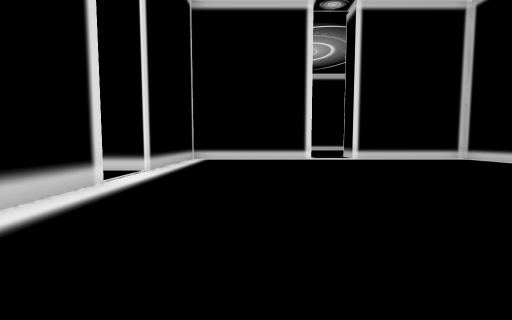
[1] (above)

13 first-person views from a walk through a scene from a Unity 3-D project. The camera is 1.2 m above the floor, tilts 4° down and sees 90° across. The floor is counted in squares, 2 m on a side. Each view is taken from the middle of a square. On the plan, view 1 faces up. The plan holds only what a view shows up to about 9 squares ahead; the rest is blank. The player is left out. Some animated figures are left out.

[2]
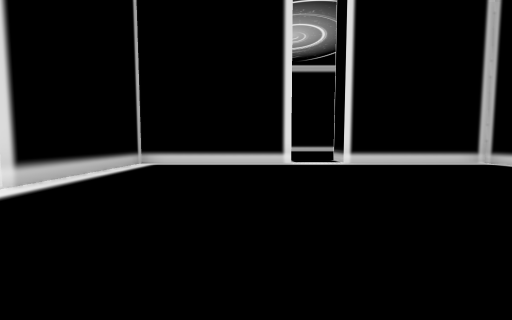

[3]
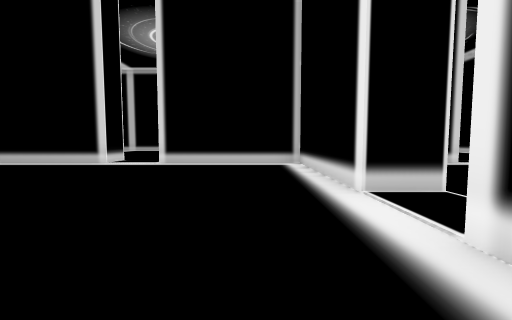

[4]
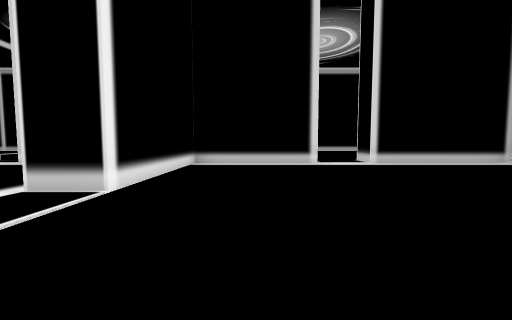

[5]
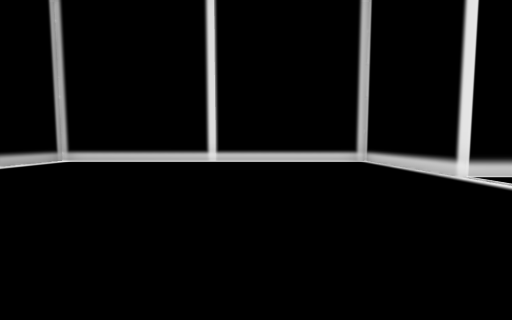

[6]
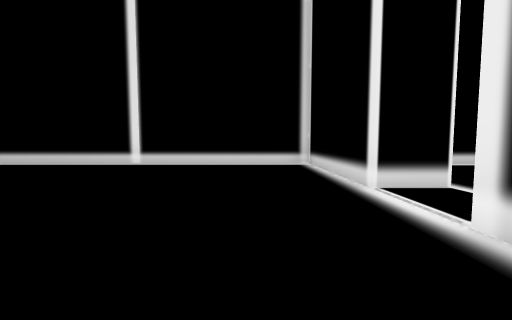

[7]
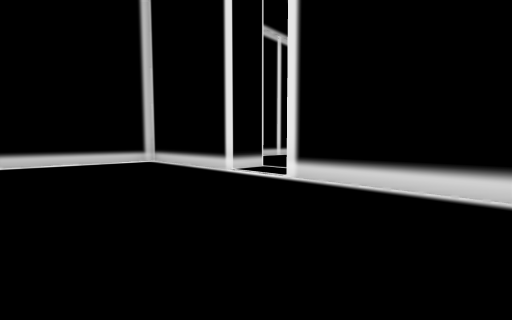

[8]
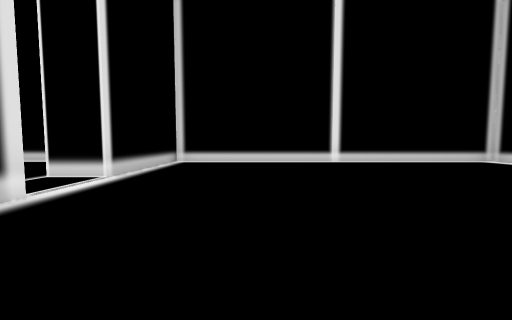

[9]
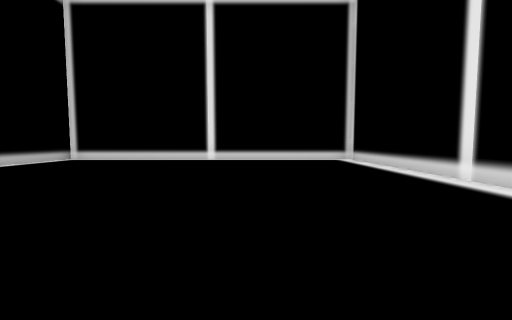

[10]
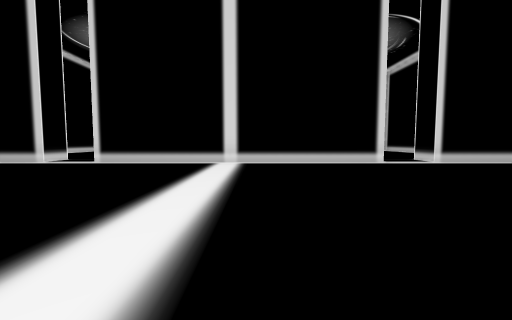

[11]
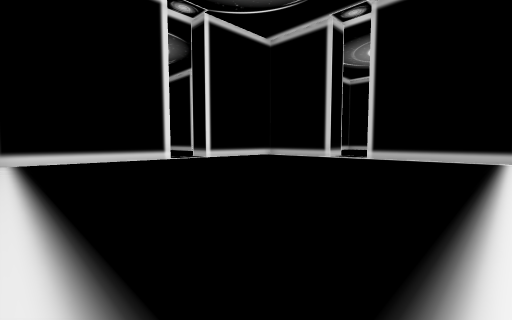

[12]
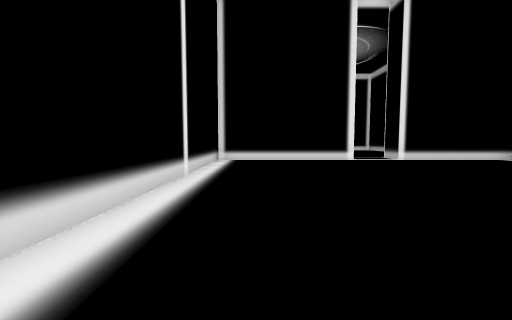

[13]
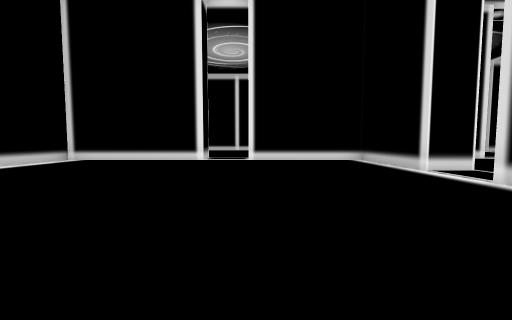

### Floor plan
Points are (right, up) in squares from view 1. A wall is a line through its corners. A room is listed if a view was taken in it or the views show most of it. See-through windows are left out.
Room 1 (views 1, 2, 3)
walls: (7.4, 3.8) (8.5, 3.8); (7.5, 7.5) (7.5, 9.3) (3.5, 9.3) (3.5, 10.3); (-2.2, 3.8) (-2.2, 0.8); (2, 10.3) (2, 9.3) (-2.2, 9.3) (-2.2, 5.2)
ways out: opening at (2.5, 10) to room 2; opening at (8, 4.5) to room 3; opening at (-3, 4.5)
Room 2 (views 4, 5, 6, 7)
walls: (-2.2, 13.9) (-2.2, 10.3) (2, 10.3); (7.5, 15.2) (7.5, 19.2) (-2.2, 19.2) (-2.2, 15.2) (-3.2, 15.2); (7.5, 10.9) (7.5, 13.8)
ways out: opening at (2.5, 10) to room 1; opening at (8, 14.5) to room 3
Room 3 (views 8, 9, 10, 11, 12, 13)
walls: (8.5, 13.9) (8.5, 5.3); (18.3, 13.3) (18.3, 18.9) (8.5, 18.9) (8.5, 15.2) (7.5, 15.2); (8.5, 3.8) (8.5, 0.5) (12.2, 0.5); (13.7, 0.5) (18.3, 0.5) (18.3, 7.8)
ways out: opening at (8, 4.5) to room 1; opening at (8, 14.5) to room 2; opening at (13, 0)

Where each view was taken, in squares from view 1:
view 1: 0 up, 0 right, facing up
view 2: 2 up, 1 right, facing up
view 3: 8 up, 5 right, facing left
view 4: 12 up, 5 right, facing left
view 5: 11 up, 4 right, facing up
view 6: 12 up, 6 right, facing up
view 7: 11 up, 4 right, facing up-right
view 8: 11 up, 11 right, facing up
view 9: 10 up, 15 right, facing up
view 10: 10 up, 16 right, facing left
view 11: 9 up, 18 right, facing down-left
view 12: 9 up, 17 right, facing down
view 13: 9 up, 12 right, facing down
